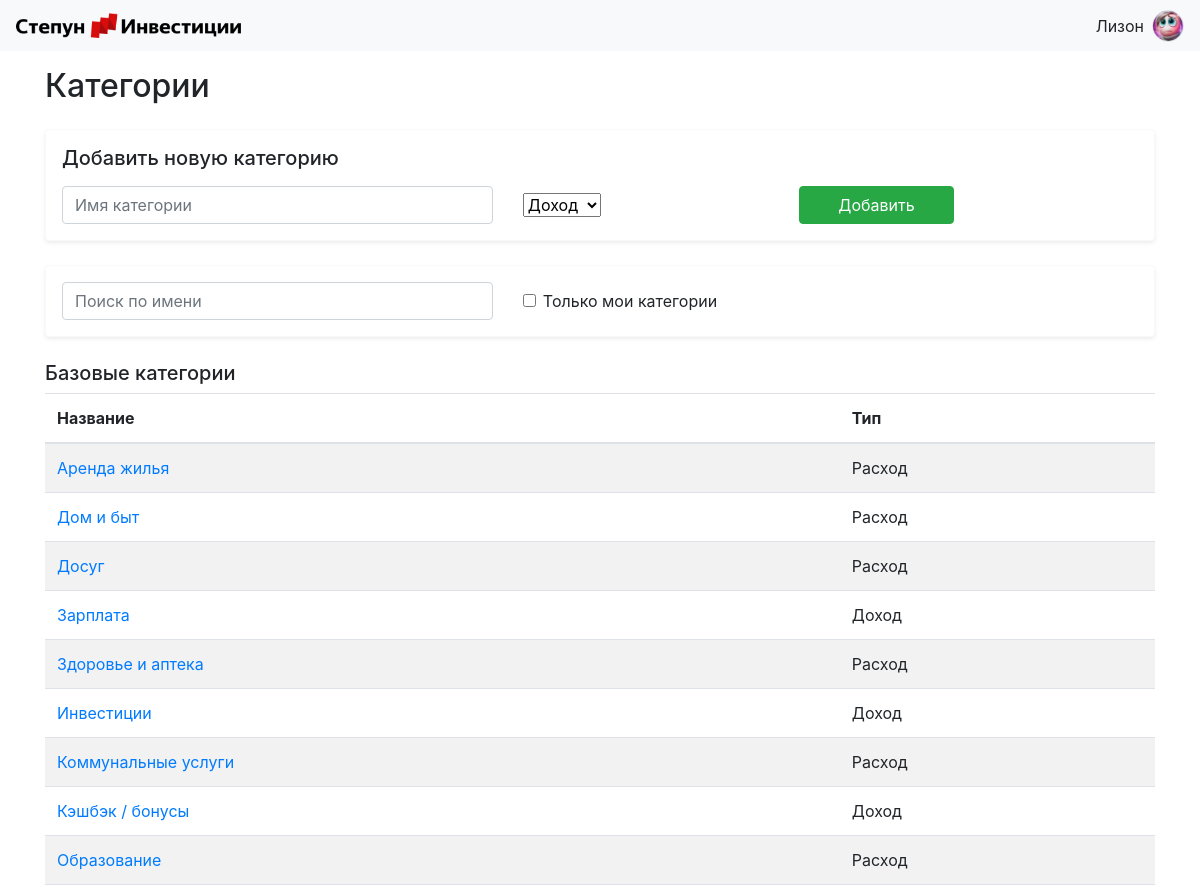
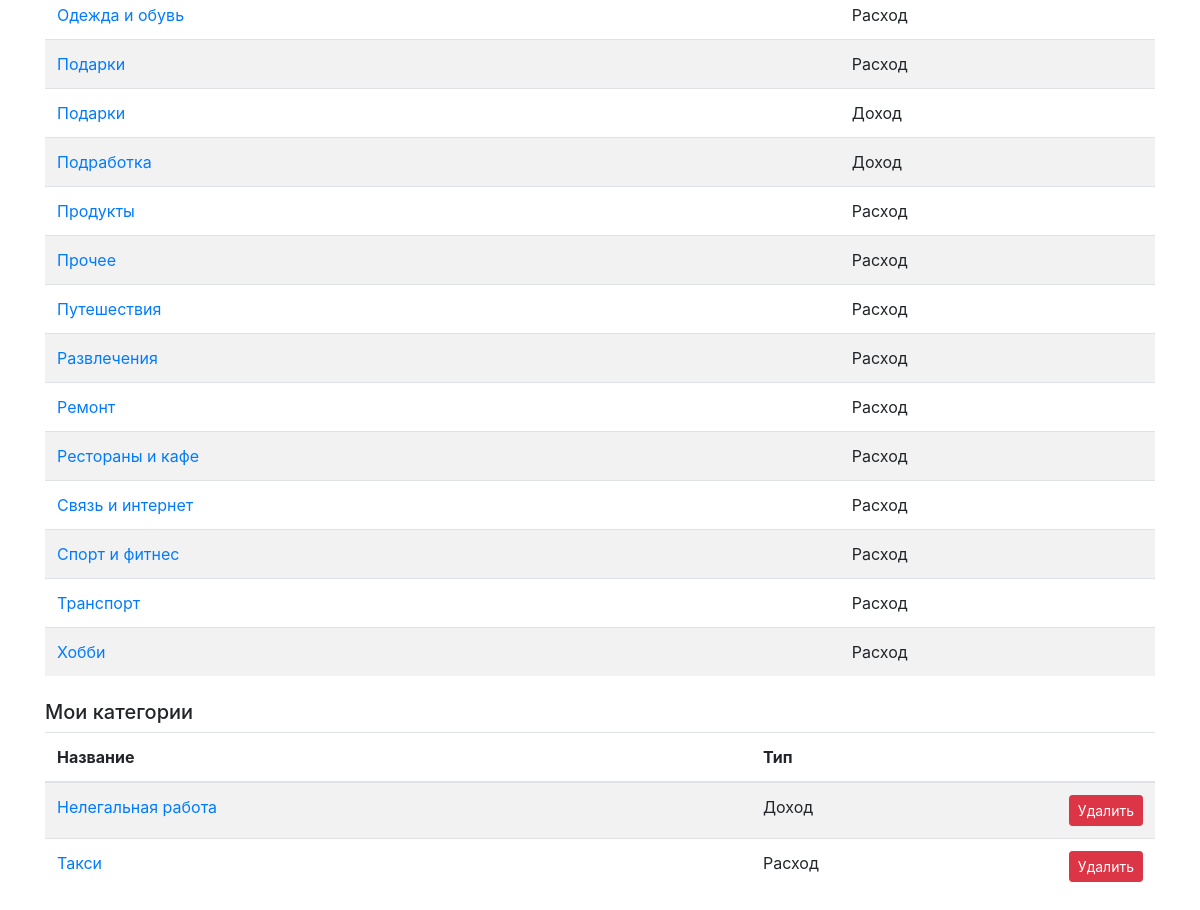
Page /categories (signed in) on the committed database (2 pictures, top to bottom).
### data/users.py (models this page shows, shortened)
class User(SqlAlchemyBase, UserMixin):
    __tablename__ = 'users'
    id = sqlalchemy.Column(sqlalchemy.Integer, primary_key=True, autoincrement=True)
    username = sqlalchemy.Column(sqlalchemy.String, nullable=True, unique=True)
    password_hash = sqlalchemy.Column(sqlalchemy.String, nullable=True)
    email = sqlalchemy.Column(sqlalchemy.String, index=True, unique=True, nullable=True)
    created_date = sqlalchemy.Column(sqlalchemy.DateTime, default=datetime.datetime.now)
    image_path = sqlalchemy.Column(sqlalchemy.String, nullable=False, default='avatars/default_image.jpg')
    operations = orm.relationship("Operation", back_populates='user')
    categories = orm.relationship("Category", back_populates='user')

### data/category.py (models this page shows)
class Category(SqlAlchemyBase):
    __tablename__ = 'category'
    id = sqlalchemy.Column(sqlalchemy.Integer, primary_key=True, autoincrement=True)
    name = sqlalchemy.Column(sqlalchemy.String, nullable=True)
    type = sqlalchemy.Column(sqlalchemy.String, nullable=False)
    user_id = sqlalchemy.Column(sqlalchemy.Integer, sqlalchemy.ForeignKey("users.id"), nullable=True)
    user = orm.relationship('User')

### server.py (the view, shortened to what this page needs)
@app.route('/categories', methods=['GET', 'POST'])
@login_required
def categories():
    form = CategoryForm()
    db_sess = db_session.create_session()
    page = request.args.get('page', 1, type=int)
    search_query = request.args.get('search', '')
    show_my = request.args.get('show_my', '0') == '1'
    query = db_sess.query(Category)
    if search_query:
        query = query.filter(Category.name.ilike(f"%{search_query}%"))
    if show_my:
        query = query.filter(Category.user_id == current_user.id)
        categories_list = query.order_by(Category.name).all()
        base_categories = []
        user_categories = categories_list
    else:
        categories_list = query.order_by(Category.name).all()
        base_categories = [c for c in categories_list if c.user_id is None]
        user_categories = [c for c in categories_list if c.user_id == current_user.id]
    per_page = 10
    total_pages = math.ceil(len(user_categories) / per_page)
    user_categories = user_categories[(page - 1) * per_page: page * per_page]
    return render_template(
        "category_manager.html",
        base_categories=base_categories,
        user_categories=user_categories,
        current_page=page,
        total_pages=total_pages,
        search_query=search_query,
        show_my=show_my,
        form=form,
        title='Категории'
    )

### forms/cat_form.py
class CategoryForm(FlaskForm):
    name = StringField("Название категории", validators=[DataRequired()])
    type = SelectField("Тип", choices=[("income", "Доход"), ("expense", "Расход")], validators=[DataRequired()])
    submit = SubmitField("Добавить")

### data/db_session.py (called while the page is built)
def create_session() -> Session:
    global __factory
    return __factory()

### server.py (called while the page is built)
@login_manager.user_loader
def load_user(user_id):
    db_sess = db_session.create_session()
    return db_sess.query(User).get(user_id)

### templates/category_manager.html (shortened to what this page needs)
{% extends "base.html" %}
{% block content %}
<h2 class="mb-4">Категории</h2>
<div class="card p-3 mb-4 shadow-sm border-light">
    <h5 class="mb-3">Добавить новую категорию</h5>
    <form method="post" class="row g-2 align-items-center">
        <div class="col-md-5">
            {{ form.name(class="form-control", placeholder="Имя категории") }}
        </div>
        <div class="col-md-3">
            {{ form.type(class="form-select") }}
        </div>
        <div class="col-md-2">
            {{ form.submit(class="btn btn-success w-100") }}
        </div>
    </form>
</div>
<div class="card p-3 mb-4 shadow-sm border-light">
    <form method="get" class="row g-2 align-items-center" id="search-form">
        <div class="col-md-5">
            <input type="text" name="search" class="form-control" placeholder="Поиск по имени"
                   value="{{ request.args.get('search', '') }}" id="search-input">
        </div>
        <div class="col-md-3">
            <div class="form-check">
                <input type="checkbox" name="show_my" value="1" class="form-check-input"
                       id="toggle-my-categories" {% if show_my %}checked{% endif %}>
                <label class="form-check-label" for="toggle-my-categories">
                    Только мои категории
                </label>
            </div>
        </div>
    </form>
</div>
{% if user_categories or base_categories %}
    {% if not show_my %}
    <div id="base-categories-block">
        <h5 class="mt-4">Базовые категории</h5>
        <table class="table table-striped mt-2">
            <thead>
                <tr>
                    <th>Название</th>
                    <th>Тип</th>
                </tr>
            </thead>
            <tbody>
                {% for category in base_categories %}
                    <tr>
                        <td>
                            <a href="{{ url_for('operations', selected_category=category.id) }}">
                                {{ category.name }}
                            </a>
                        </td>
                        <td>{{ 'Доход' if category.type == 'income' else 'Расход' }}</td>
                    </tr>
                {% endfor %}
            </tbody>
        </table>
    </div>
    {% endif %}
    {% if user_categories %}
        <h5 class="mt-4">Мои категории</h5>
        <table class="table table-striped mt-2">
            <thead>
                <tr>
                    <th>Название</th>
                    <th>Тип</th>
                    <th style="width: 80px;"></th>
                </tr>
            </thead>
            <tbody>
                {% for category in user_categories %}
                    <tr>
                        <td>
                            <a href="{{ url_for('operations', selected_category=category.id) }}">
                                {{ category.name }}
                            </a>
                        </td>
                        <td>{{ 'Доход' if category.type == 'income' else 'Расход' }}</td>
                        <td>
                            <form method="POST" action="{{ url_for('delete_category', id=category.id) }}"
                                  onsubmit="return confirm('Удалить категорию? Все операции с этой категорией также будут удалены.');">
                                <button type="submit" class="btn btn-danger btn-sm">Удалить</button>
                            </form>
                        </td>
                    </tr>
                {% endfor %}
            </tbody>
        </table>
    {% endif %}
{% else %}
    <p class="mt-4">Категории не найдены.</p>
{% endif %}
{% endblock %}

### templates/base.html (shortened to what this page needs)
<!doctype html>
<html lang="en">
<head>
    <link rel="stylesheet"
          href="https://stackpath.bootstrapcdn.com/bootstrap/4.4.1/css/bootstrap.min.css"
>
    <link rel="stylesheet" href="https://cdn.jsdelivr.net/npm/flatpickr/dist/flatpickr.min.css">
</head>
<body>
<header>
    <nav class="navbar navbar-light bg-light justify-content-between px-3">
        <a class="navbar-brand d-flex align-items-center" href="/">
            <img src="{{ url_for('static', filename='logo.png') }}" width="225" height="25" class="mr-2" alt="Logo">
        </a>
        {% if current_user.is_authenticated %}
            <div class="d-flex align-items-center">
                <span class="mr-2">{{ current_user.username }}</span>
                <a href="/profile">
                    <img src="{{ url_for('static', filename=current_user.image_path) }}"
                         width="32" height="32" class="rounded-circle border"
                         style="object-fit: cover;" alt="Аватар">
                </a>
            </div>
        {% else %}
            <div>
                <a class="btn btn-primary" href="/register">Зарегистрироваться</a>
                <a class="btn btn-success" href="/login">Войти</a>
            </div>
        {% endif %}
    </nav>
</header>
<main role="main" class="container mt-3">
    {% block content %}{% endblock %}
</main>
</body>
</html>

### rows in the picture
User: username "Лизон", image_path (picture)
Category: name "Аренда жилья", type "Расход"
Category: name "Дом и быт", type "Расход"
Category: name "Досуг", type "Расход"
Category: name "Зарплата", type "Доход"
Category: name "Здоровье и аптека", type "Расход"
Category: name "Инвестиции", type "Доход"
Category: name "Коммунальные услуги", type "Расход"
Category: name "Кэшбэк / бонусы", type "Доход"
Category: name "Образование", type "Расход"
Category: name "Одежда и обувь", type "Расход"
Category: name "Подарки", type "Расход"
Category: name "Подарки", type "Доход"
Category: name "Подработка", type "Доход"
Category: name "Продукты", type "Расход"
Category: name "Прочее", type "Расход"
Category: name "Путешествия", type "Расход"
Category: name "Развлечения", type "Расход"
Category: name "Ремонт", type "Расход"
Category: name "Рестораны и кафе", type "Расход"
Category: name "Связь и интернет", type "Расход"
Category: name "Спорт и фитнес", type "Расход"
Category: name "Транспорт", type "Расход"
Category: name "Хобби", type "Расход"
Category: name "Нелегальная работа", type "Доход"
Category: name "Такси", type "Расход"
